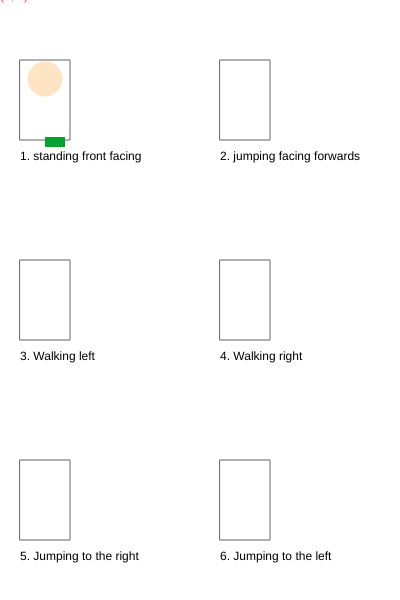
Frame 1 (no input)
Frame 60 (no input): identical to frame 1, image omitted
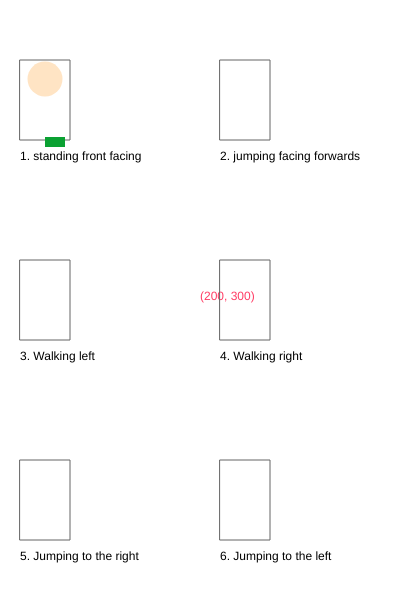
Frame 120 (the mouse pressed at the canvas centre since frame 60)

The p5.js sketch that drew these frames (run headless with seeded random() and noise() and a simulated clock; from frame 60 on, the mouse is pressed at the canvas centre):

// p5.js sketch
// ── sketch.js
/*

The Game Project

2 - Game character

Use p5 drawing functions such as rect, ellipse, line, triangle and
point to draw the different states of your game character.

Write the code so that your character appears inside the box for each
state.

IMPORTANT: For each box the variables gameChar_x & gameChar_y are set to the bottom
center of the box. You must combine these variables with arithmetic to
determine the position of each shape that you draw. This will later allow
you to adjust the position of your game character.

Each state is worth two marks:

//standing front facing = 2
//jumping facing forwards = 2
//walking left = 2
//walking right = 2
//jumping left and jumping right = 2

0 marks = not a reasonable attempt
1 mark = attempted but it lacks detail and you didn't use gameChar_x and gameChar_y correctly
2 marks = you've used a selction of shape functions and made consistent use of gameChar_x and gameChar_y

WARNING: Do not get too carried away. Around 10-20 lines of code should work for each state of your game character.

*/

var gameChar_x = 0;
var gameChar_y = 0;

function setup()
{
	createCanvas(400, 600);
}

function draw()
{
	background(255);

  fill(255, 60, 100);
  text("(" + mouseX + ", " + mouseY + ")", mouseX, mouseY);

	//Standing, facing frontwards

	stroke(100);
	noFill();
	rect(20, 60, 50, 80);
	noStroke();
	fill(0);
	text("1. standing front facing", 20, 160);

	gameChar_x = 45;
	gameChar_y = 137;
	//Add your code here ...
	fill("#FFE4C4")
	ellipse(gameChar_x,gameChar_y-58,35,35);

	fill("#0aa132");
	rect(gameChar_x,gameChar_y,20,10);

	
	


	//Jumping facing forwards
	stroke(100);
	noFill();
	rect(220, 60, 50, 80);
	noStroke();
	fill(0);
	text("2. jumping facing forwards", 220, 160);

	gameChar_x = 245;
	gameChar_y = 137;
	//Add your code here ...


	//Walking, turned left
	stroke(100);
	noFill();
	rect(20, 260, 50, 80);
	noStroke();
	fill(0);
	text("3. Walking left", 20, 360);

	gameChar_x = 45;
	gameChar_y = 337;
	//Add your code here ...


	//Walking, turned right
	stroke(100);
	noFill();
	rect(220, 260, 50, 80);
	noStroke();
	fill(0);
	text("4. Walking right", 220, 360);

	gameChar_x = 245;
	gameChar_y = 337;
	//Add your code here ...


	//Jumping right
	stroke(100);
	noFill();
	rect(20, 460, 50, 80);
	noStroke();
	fill(0);
	text("5. Jumping to the right", 20, 560);

	gameChar_x = 45;
	gameChar_y = 537;
	//Add your code here ...


	//Jumping to the left
	stroke(100);
	noFill();
	rect(220, 460, 50, 80);
	noStroke();
	fill(0);
	text("6. Jumping to the left", 220, 560);

	gameChar_x = 245;
	gameChar_y = 537;
	//Add your code here ...

}
